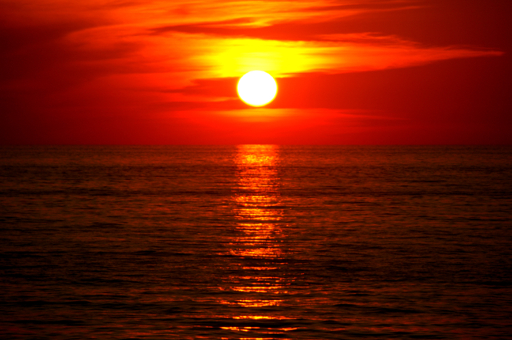
#> input picture datas/sunset2.jpg, 512 x 340 px
$ jupyter execute '09-颜色量化.ipynb'   (shell and % lines are left out)   (older library calls are emulated)
#> lines starting #> are read from the running program, lines starting #| are printed output that depends on the picture
# 颜色量化

[cell 1]
import numpy as np
import matplotlib.pyplot as plt
from sklearn import cluster
from sklearn.metrics import pairwise_distances_argmin
from sklearn.utils import shuffle
from scipy.misc import imread as imread
from skimage.color import rgb2gray
import math
from skimage import color
import cv2

[cell 2]
src = cv2.imread('../datas/sunset2.jpg')
#> src is the input picture: shape (340, 512, 3); mean B, G, R 2.5, 28.3, 117.1
gray = cv2.imread('../datas/sunset2.jpg',0)
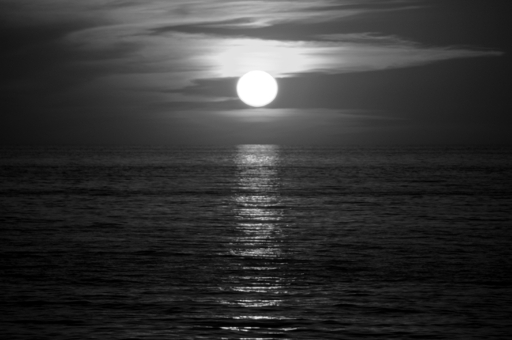
#> gray: shape (340, 512); min 0, max 255, mean 51.9
rgb = cv2.cvtColor(src,cv2.COLOR_BGR2RGB)

[cell 3]
def recreate_image(palette, labels, width, height):
    return np.reshape(palette[labels], (width, height, palette.shape[1]))

[cell 4]
def random_quantize(raster, n_colors, **kwargs):
#> called with n_colors = 32
    width, height, depth = raster.shape
#> width = 340; height = 512; depth = 3
    reshaped_raster = np.reshape(raster, (width * height, depth))
    palette = shuffle(reshaped_raster)[:n_colors]
#> palette = 32 rows, first 8: [40, 12, 1], [195, 20, 0], [215, 42, 0], [255, 62, 0], [59, 18, 0], [53, 11, 0], [255, 255, 255], [253, 88, 0]
    labels = pairwise_distances_argmin(reshaped_raster, palette)
    quantized_raster = recreate_image(palette, labels, width, height)
#> in recreate_image, `return np.reshape(palette[labels], (width, height, palette.shape[1]))`:
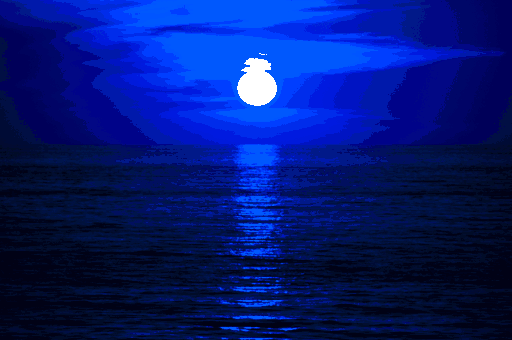
#> returned value: shape (340, 512, 3); mean of channels 0, 1, 2 116.9, 24.3, 2.6; drawn as B, G, R
    return quantized_raster

[cell 5]
dst = random_quantize(rgb,32)
plt.imshow(dst)

[cell 6]
def kmeans_quantize( raster, n_colors, **kwargs):
#> called with n_colors = 128
    width, height, depth = raster.shape
#> width = 340; height = 512; depth = 3
    reshaped_raster = np.reshape(raster, (width * height, depth))
    model = cluster.KMeans(n_clusters=n_colors)
    labels = model.fit_predict(reshaped_raster)
    palette = model.cluster_centers_
    quantized_raster = recreate_image(palette, labels, width, height)
#> call 2 of recreate_image, with palette = array of shape (128, 3), labels = array of shape (174080,), width = 340, height = 512
#> in recreate_image (call 2), `return np.reshape(palette[labels], (width, height, palette.shape[1]))`:
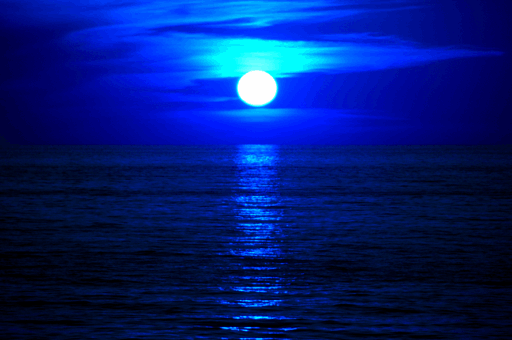
#> returned value: shape (340, 512, 3) float64; mean of channels 0, 1, 2 117.1, 28.3, 2.5; drawn as B, G, R
    return quantized_raster

[cell 7]
dst = kmeans_quantize(rgb,128)
plt.imshow(dst)
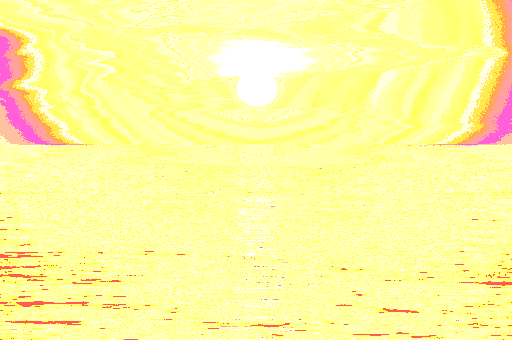
#> shown: shape (340, 512, 3) float64; mean R, G, B 1, 0.977, 0.631

$ run again, with datas/animal.jpg copied over datas/sunset2.jpg
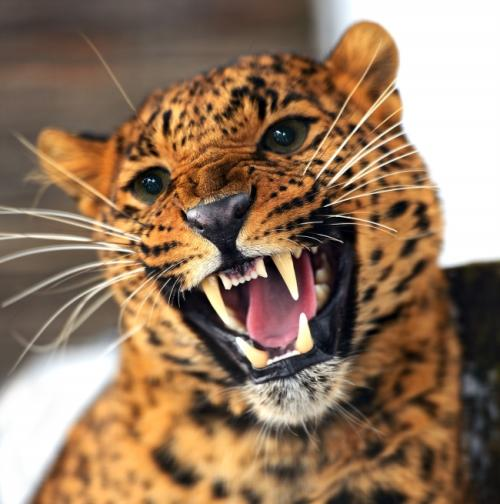
#> input picture datas/animal.jpg, 500 x 504 px
#> src is the input picture: shape (504, 500, 3); mean B, G, R 95.3, 119.5, 147.5
#> `gray = cv2.imread('../datas/sunset2.jpg',0)`:
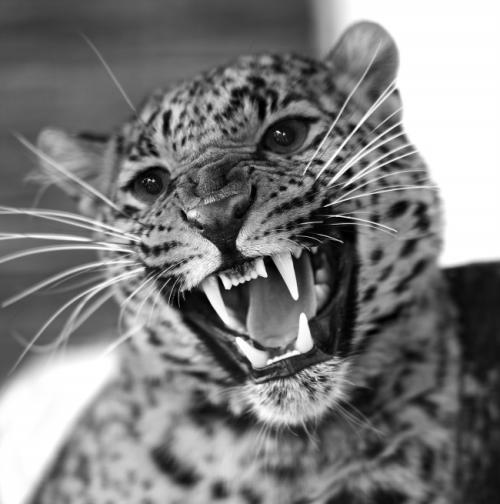
#> gray: shape (504, 500); min 0, max 255, mean 125.2
#> palette = 32 rows, first 8: [254, 254, 254], [254, 254, 254], [34, 16, 4], [252, 193, 113], [220, 181, 148], [73, 45, 23], [84, 65, 51], [136, 114, 77]
#> in recreate_image (call 2), `return np.reshape(palette[labels], (width, height, palette.shape[1]))`:
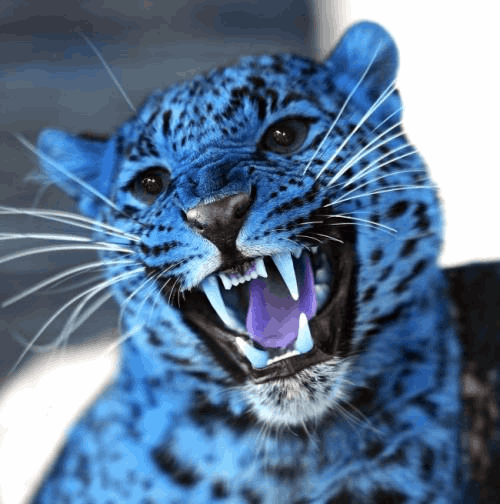
#> returned value: shape (504, 500, 3) float64; mean of channels 0, 1, 2 147.5, 119.5, 95.3; drawn as B, G, R
